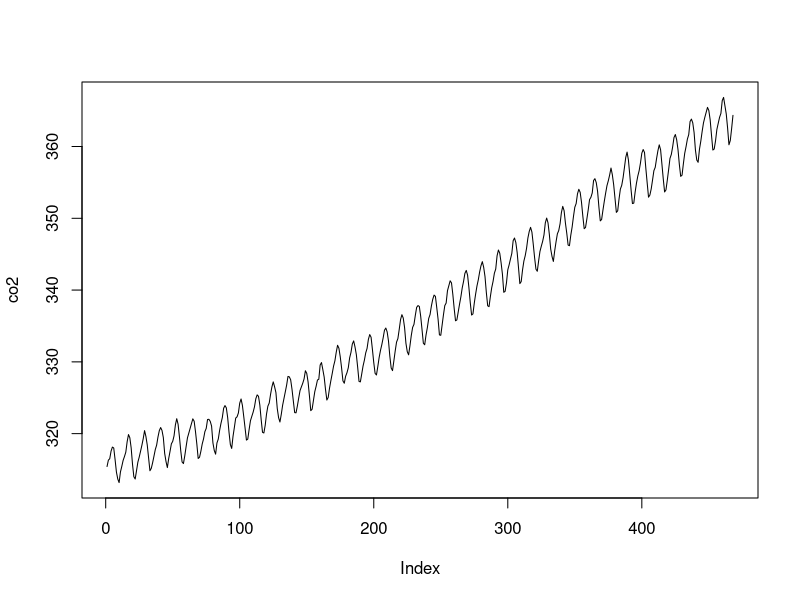

The R script that drew this image: (Note: this script raises an error after producing the figure.)
rm(list = ls())

co2 <- as.numeric(co2)
plot(co2, type = "l")
n <- length(co2)

# construct a time series z, built independently from co2, such that cor(co2, z) > 0.95

# z <-  TO BE COMPLETED 
lines(z)
cor(co2, z)

# -- CAC --
CAC <- EuStockMarkets[,3]
CAC <- as.numeric(CAC)
plot(CAC, type = "l")
 
# construct a time series z, built independently from CAC, such that cor(CAC, z) > 0.95

# z <-  TO BE COMPLETED
lines(z)
cor(CAC, z)





